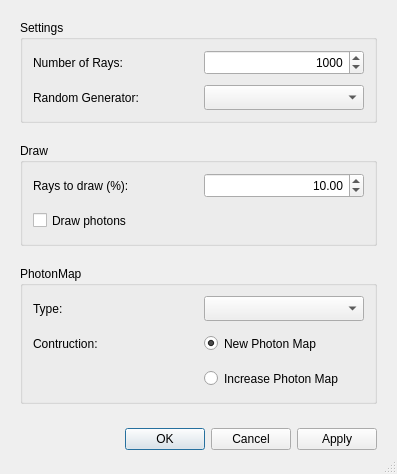
<?xml version="1.0" encoding="UTF-8"?>
<ui version="4.0">
 <class>RayTraceDialog</class>
 <widget class="QDialog" name="RayTraceDialog">
  <property name="geometry">
   <rect>
    <x>0</x>
    <y>0</y>
    <width>397</width>
    <height>453</height>
   </rect>
  </property>
  <property name="windowTitle">
   <string>Options</string>
  </property>
  <property name="sizeGripEnabled">
   <bool>true</bool>
  </property>
  <layout class="QVBoxLayout" name="verticalLayout">
   <property name="spacing">
    <number>20</number>
   </property>
   <property name="margin">
    <number>20</number>
   </property>
   <item>
    <widget class="QGroupBox" name="settingsGroup">
     <property name="title">
      <string>Settings</string>
     </property>
     <layout class="QGridLayout" name="gridLayout">
      <property name="margin">
       <number>10</number>
      </property>
      <property name="spacing">
       <number>10</number>
      </property>
      <item row="0" column="0">
       <widget class="QLabel" name="numberRaysLabel">
        <property name="minimumSize">
         <size>
          <width>0</width>
          <height>25</height>
         </size>
        </property>
        <property name="text">
         <string>Number of Rays:</string>
        </property>
       </widget>
      </item>
      <item row="0" column="1">
       <widget class="QSpinBox" name="raysSpinBox">
        <property name="minimumSize">
         <size>
          <width>0</width>
          <height>25</height>
         </size>
        </property>
        <property name="layoutDirection">
         <enum>Qt::LeftToRight</enum>
        </property>
        <property name="alignment">
         <set>Qt::AlignRight|Qt::AlignTrailing|Qt::AlignVCenter</set>
        </property>
        <property name="minimum">
         <number>1</number>
        </property>
        <property name="maximum">
         <number>99999999</number>
        </property>
        <property name="singleStep">
         <number>1000</number>
        </property>
        <property name="value">
         <number>1000</number>
        </property>
       </widget>
      </item>
      <item row="1" column="0">
       <widget class="QLabel" name="randomLabel">
        <property name="minimumSize">
         <size>
          <width>0</width>
          <height>25</height>
         </size>
        </property>
        <property name="text">
         <string>Random Generator:</string>
        </property>
       </widget>
      </item>
      <item row="1" column="1">
       <widget class="QComboBox" name="randomCombo">
        <property name="minimumSize">
         <size>
          <width>0</width>
          <height>25</height>
         </size>
        </property>
        <property name="sizeAdjustPolicy">
         <enum>QComboBox::AdjustToContentsOnFirstShow</enum>
        </property>
       </widget>
      </item>
     </layout>
    </widget>
   </item>
   <item>
    <widget class="QGroupBox" name="drawBox">
     <property name="title">
      <string>Draw</string>
     </property>
     <layout class="QGridLayout" name="gridLayout_2">
      <property name="margin">
       <number>10</number>
      </property>
      <property name="spacing">
       <number>10</number>
      </property>
      <item row="0" column="0">
       <widget class="QLabel" name="drawFractionLabel">
        <property name="minimumSize">
         <size>
          <width>0</width>
          <height>25</height>
         </size>
        </property>
        <property name="text">
         <string>Rays to draw (%):</string>
        </property>
       </widget>
      </item>
      <item row="0" column="1">
       <widget class="QDoubleSpinBox" name="drawSpin">
        <property name="minimumSize">
         <size>
          <width>0</width>
          <height>25</height>
         </size>
        </property>
        <property name="alignment">
         <set>Qt::AlignRight|Qt::AlignTrailing|Qt::AlignVCenter</set>
        </property>
        <property name="maximum">
         <double>100.000000000000000</double>
        </property>
        <property name="singleStep">
         <double>5.000000000000000</double>
        </property>
        <property name="value">
         <double>10.000000000000000</double>
        </property>
       </widget>
      </item>
      <item row="1" column="0">
       <widget class="QCheckBox" name="photonsCheck">
        <property name="minimumSize">
         <size>
          <width>0</width>
          <height>25</height>
         </size>
        </property>
        <property name="text">
         <string>Draw photons</string>
        </property>
       </widget>
      </item>
     </layout>
    </widget>
   </item>
   <item>
    <widget class="QGroupBox" name="photonmapGroup">
     <property name="title">
      <string>PhotonMap</string>
     </property>
     <layout class="QGridLayout" name="gridLayout_3">
      <property name="margin">
       <number>10</number>
      </property>
      <property name="spacing">
       <number>10</number>
      </property>
      <item row="0" column="0">
       <widget class="QLabel" name="photonmapTypeLabel">
        <property name="minimumSize">
         <size>
          <width>0</width>
          <height>25</height>
         </size>
        </property>
        <property name="text">
         <string>Type:</string>
        </property>
       </widget>
      </item>
      <item row="0" column="1">
       <widget class="QComboBox" name="photonmapTypeCombo">
        <property name="minimumSize">
         <size>
          <width>0</width>
          <height>25</height>
         </size>
        </property>
        <property name="layoutDirection">
         <enum>Qt::LeftToRight</enum>
        </property>
       </widget>
      </item>
      <item row="1" column="0">
       <widget class="QLabel" name="constructionLabel">
        <property name="minimumSize">
         <size>
          <width>0</width>
          <height>25</height>
         </size>
        </property>
        <property name="text">
         <string>Contruction:</string>
        </property>
       </widget>
      </item>
      <item row="1" column="1">
       <widget class="QRadioButton" name="newMapRadio">
        <property name="minimumSize">
         <size>
          <width>0</width>
          <height>25</height>
         </size>
        </property>
        <property name="text">
         <string>New Photon Map</string>
        </property>
        <property name="checked">
         <bool>true</bool>
        </property>
       </widget>
      </item>
      <item row="2" column="1">
       <widget class="QRadioButton" name="increaseMapRadio">
        <property name="minimumSize">
         <size>
          <width>0</width>
          <height>25</height>
         </size>
        </property>
        <property name="text">
         <string>Increase Photon Map</string>
        </property>
       </widget>
      </item>
     </layout>
    </widget>
   </item>
   <item>
    <widget class="QDialogButtonBox" name="buttonBox">
     <property name="minimumSize">
      <size>
       <width>0</width>
       <height>30</height>
      </size>
     </property>
     <property name="standardButtons">
      <set>QDialogButtonBox::Apply|QDialogButtonBox::Cancel|QDialogButtonBox::Ok</set>
     </property>
    </widget>
   </item>
  </layout>
 </widget>
 <tabstops>
  <tabstop>raysSpinBox</tabstop>
  <tabstop>randomCombo</tabstop>
  <tabstop>drawSpin</tabstop>
  <tabstop>photonsCheck</tabstop>
  <tabstop>photonmapTypeCombo</tabstop>
  <tabstop>newMapRadio</tabstop>
  <tabstop>increaseMapRadio</tabstop>
  <tabstop>buttonBox</tabstop>
 </tabstops>
 <resources/>
 <connections>
  <connection>
   <sender>buttonBox</sender>
   <signal>accepted()</signal>
   <receiver>RayTraceDialog</receiver>
   <slot>accept()</slot>
   <hints>
    <hint type="sourcelabel">
     <x>143</x>
     <y>322</y>
    </hint>
    <hint type="destinationlabel">
     <x>179</x>
     <y>175</y>
    </hint>
   </hints>
  </connection>
  <connection>
   <sender>buttonBox</sender>
   <signal>rejected()</signal>
   <receiver>RayTraceDialog</receiver>
   <slot>reject()</slot>
   <hints>
    <hint type="sourcelabel">
     <x>143</x>
     <y>322</y>
    </hint>
    <hint type="destinationlabel">
     <x>179</x>
     <y>175</y>
    </hint>
   </hints>
  </connection>
 </connections>
</ui>
